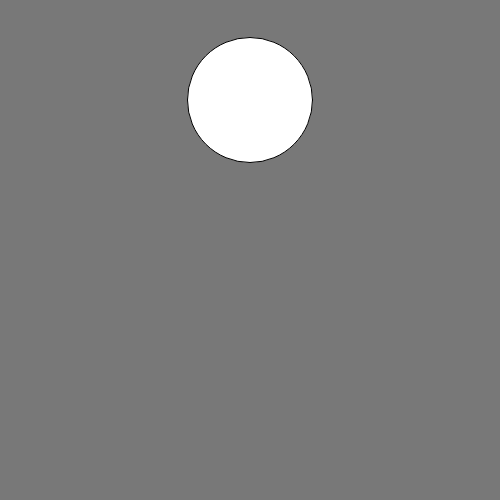
Frame 1 (no input)
Frame 60 (no input): identical to frame 1, image omitted
Frame 120 (the mouse pressed at the canvas centre since frame 60): identical to frame 1, image omitted

The p5.js sketch that drew this single still picture (run headless with seeded random() and noise() and a simulated clock; from frame 60 on, the mouse is pressed at the canvas centre):

// p5.js sketch
// ── sketch.js
function setup()
{
    createCanvas(500, 500,);

}

function draw()
{
    background(120);
    circle(250,100,125);
}
// ── Index.html
<html>
    <head>
        <title>First P5.JS Page</title>
        <script src="https://cdnjs.cloudflare.com/ajax/libs/p5.js/1.1.9/p5.min.js"></script>
        <script>src="sketch.js"</script>
        <script>
            function setup()
{
    createCanvas(500, 500,);

}

function draw()
{
    background(120);
    circle(250,100,125);
    point(225, 75); strokeWeight(10);
    point(275, 75);
    line(215, 110, 285, 110);
    square(190,160,120)
    line(190,160,130,250);
    line(310,160,370,250);
    rect(210,280,30,100)
    rect(260,280,30,100)
    triangle(260, 380, 275, 395, 290, 380);
    triangle(210, 380, 225, 395, 240, 380);
    text("It's Me!",30,40);
    text("Kohle Schlehr",400,460);
}
        </script>
    </head>
    <body>
        
    </body>
</html>
